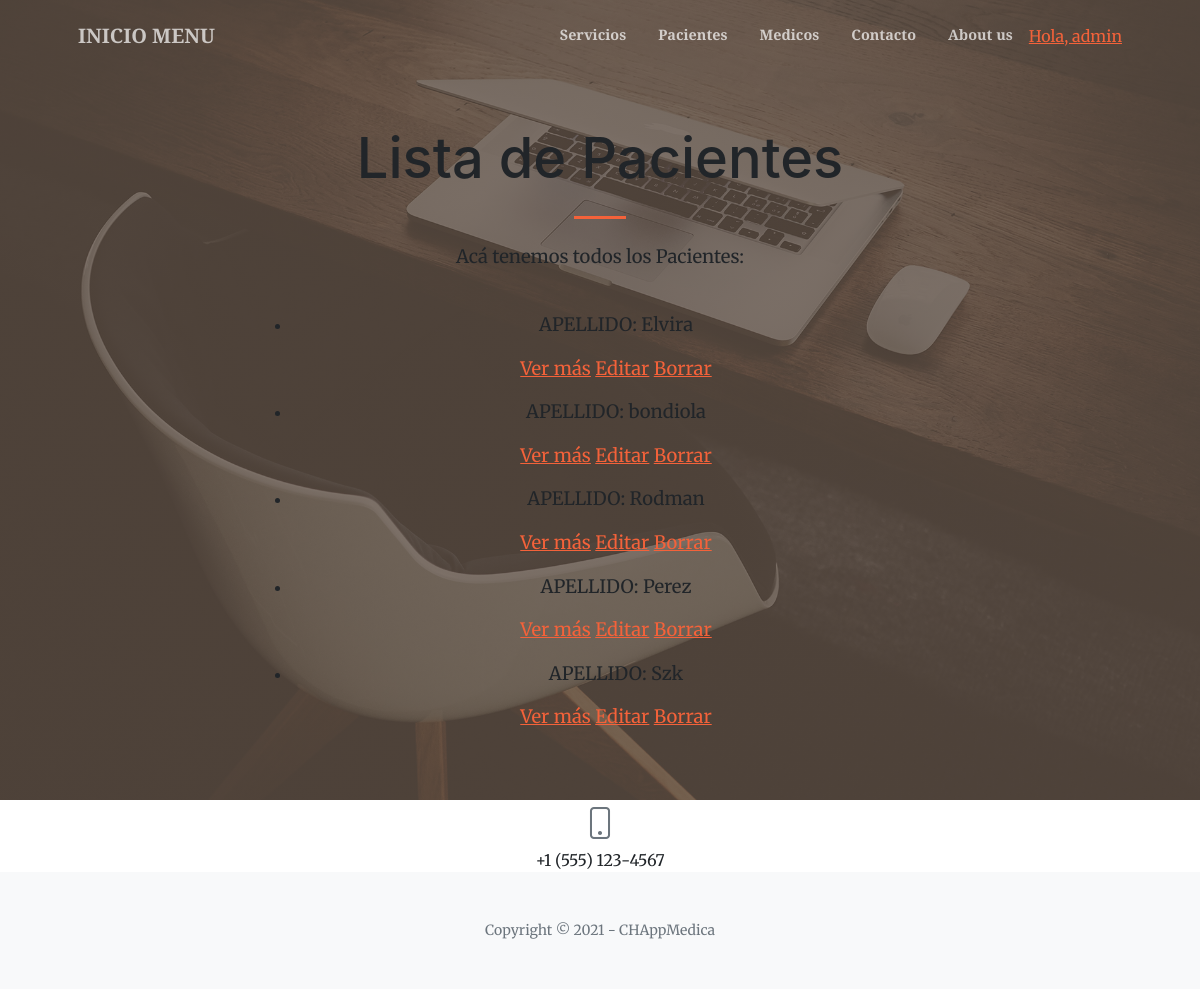
Page /AppMedica/paciente/list (signed in) on the committed database.
### AppMedica/models.py (models this page shows, shortened)
class Paciente(models.Model):
    nombre = models.CharField(max_length=40)
    apellido = models.CharField(max_length=40)
    fNac = models.DateField()
    telefono = models.IntegerField()
    email = models.EmailField(null=True)
    servicio = models.CharField(max_length=40, default='')

### AppMedica/views.py (the view)
# urls.py: path('paciente/list', views.PacienteList.as_view(), name='List'),
class PacienteList(ListView):
    model = Paciente
    template_name = "AppMedica/paciente_list.html"

### AppMedica/templates/AppMedica/paciente_list.html (shortened to what this page needs)
{% extends "AppMedica/padre.html" %}
{% load static %}
        {% block contenido %}
            <h1 class="mb-1">Lista de Pacientes</h1>
        {% endblock %}
        {% block contenido2 %}
          <p>Acá tenemos todos los Pacientes:</p> <br>
          <ul>
            {% for paciente in object_list %}
            <li>
              <p>APELLIDO: {{ paciente.apellido}}</p>
              <p>
              <a href="{% url 'Detail' paciente.id %}">Ver más</a>
              <a href="{% url 'Edit' paciente.id %}">Editar</a>
              <a href="{% url 'Delete' paciente.id %}">Borrar</a>
            </p>
            </li>
            {% endfor %}
          </ul>
        {% endblock %}

### AppMedica/templates/AppMedica/padre.html (shortened to what this page needs)
<!DOCTYPE html>
<html lang="en">
    <head>
        {% load static %}
        <link href="https://cdn.jsdelivr.net/npm/bootstrap-icons@1.5.0/font/bootstrap-icons.css" rel="stylesheet" />
        <link href="https://cdnjs.cloudflare.com/ajax/libs/SimpleLightbox/2.1.0/simpleLightbox.min.css" rel="stylesheet" />
        <link href="{% static 'AppMedica/css/styles.css' %}" rel="stylesheet" />
    </head>
    <body id="page-top">
        <nav class="navbar navbar-expand-lg navbar-light fixed-top py-3" id="mainNav">
            <div class="container px-4 px-lg-5">
                <a class="navbar-brand" href="{% url 'Inicio' %}">INICIO MENU</a>
                <div class="collapse navbar-collapse" id="navbarResponsive">
                    <ul class="navbar-nav ms-auto my-2 my-lg-0">
                        <li class="nav-item"><a class="nav-link" href="{% url 'Servicios' %}">Servicios</a></li>
                        <li class="nav-item"><a class="nav-link" href="{% url 'Pacientes' %}">Pacientes</a></li>
                        <li class="nav-item"><a class="nav-link" href="{% url 'Medicos' %}">Medicos</a></li>
                        <li class="nav-item"><a class="nav-link" href="{% url 'Contacto' %}">Contacto</a></li>
                        <li class="nav-item"><a class="nav-link" href="{% url 'About' %}">About us</a></li>
                        {% if  request.user.is_authenticated %}
                            <li class="sidebar-nav-item"><a href="">Hola, {{user.username}}</a></li>
                        {% endif %}
                    </ul>
                </div>
            </div>
        </nav>
        <header class="masthead">
            <div class="container px-4 px-lg-5 h-100">
                <div class="row gx-4 gx-lg-5 h-100 align-items-center justify-content-center text-center">
                    <div class="col-lg-8 align-self-end">
                        {% block contenido %}{% endblock %}
                        <hr class="divider" />
                    </div>
                    <div class="col-lg-8 align-self-baseline">
                        {% block contenido2 %}{% endblock %}
                    </div>
                </div>
            </div>
        </header>
                <div class="row gx-4 gx-lg-5 justify-content-center">
                    <div class="col-lg-4 text-center mb-5 mb-lg-0">
                        <i class="bi-phone fs-2 mb-3 text-muted"></i>
                        <div>+1 (555) 123-4567</div>
                    </div>
                </div>
        <footer class="bg-light py-5">
            <div class="container px-4 px-lg-5"><div class="small text-center text-muted">Copyright &copy; 2021 - CHAppMedica</div></div>
        </footer>
    </body>
</html>

### rows in the picture
Paciente: apellido "Elvira"
Paciente: apellido "bondiola"
Paciente: apellido "Rodman"
Paciente: apellido "Perez"
Paciente: apellido "Szk"

### other values in the picture
{{ user.username }} "admin"
